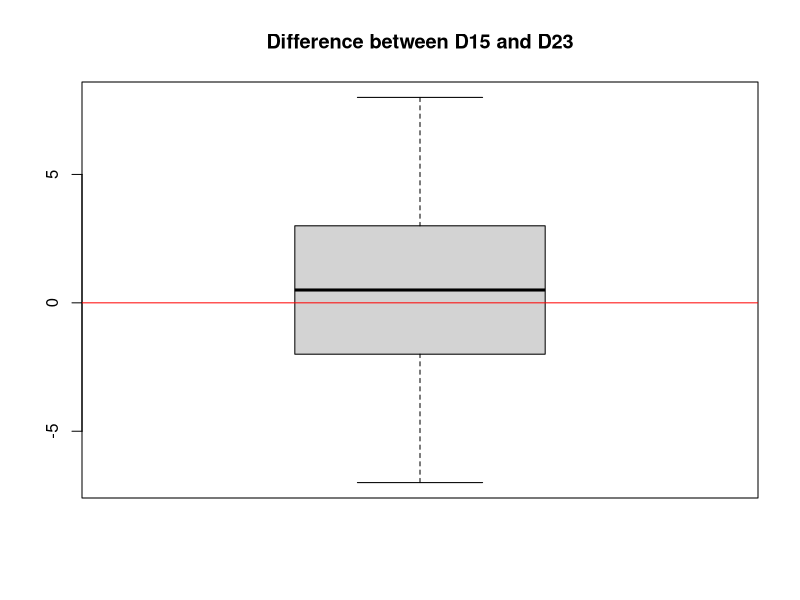

Generate this figure with R:
big_five_df <- read.csv2("big_5_df.csv")

# 1.2 calculate the dimensions D1 to D5

D1 <- (6 - big_five_df$BF1) + big_five_df$BF6
D2 <- big_five_df$BF2 + (6 - big_five_df$BF7)
D3 <- (6 - big_five_df$BF3) + big_five_df$BF8
D4 <- (6 - big_five_df$BF4) + big_five_df$BF9
D5 <- (6 - big_five_df$BF5) + big_five_df$BF10

big_five_df <- cbind(big_five_df, D1, D2, D3, D4, D5)

# Exercise 1.3 Construct two new variables called D15 and D23, such that for each individual D15 is the sum of the D1 score and the D5 score; similarly, D23 is the sum of the D2 score and D3 score.

D15 <- D1 + D5
D23 <- D2 + D3

big_five_df <- cbind(big_five_df, D15, D23)

# Exercise 1.4 Evaluate if the population mean of D15 is significantly larger than the population mean of D23.

Diff <- D15 - D23

boxplot(Diff, main = "Difference between D15 and D23")
abline(0, 0, col = "red")

t.test(Diff, mu = 0, alternative = "greater")

# Or if we want to use the t-test for matched pairs

t.test(D15, D23, paired = TRUE, alternative = "greater")

# Data:  D15 and D23
# t = 1.1111, df = 49, p-value = 0.136
# alternative hypothesis: true mean difference is greater than 0

# So we can't reject the null hypothesis that the population mean of D15 is significantly larger than the population mean of D23.

# Exercise 1.5 Evaluate if the population mean of D15 for the male group is significantly different from the population mean of D15 for the female group (do not assume that the variances are equivalent). Repeat the analysis for D23, this time by assuming homogeneity of the variance between the two populations.

D15_M <- big_five_df$D15[big_five_df$Sesso == "m"]
D15_F <- big_five_df$D15[big_five_df$Sesso == "f"]

D15_M_F_t <- t.test(D15_M, D15_F, var.equal = FALSE)

D23_M <- big_five_df$D23[big_five_df$Sesso == "m"]
D23_F <- big_five_df$D23[big_five_df$Sesso == "f"]

D23_M_F_t <- t.test(D23_M, D23_F, var.equal = TRUE)

print(D15_M_F_t)
print(D23_M_F_t)

# Exercise 1.6 Evaluate if the population mean of D15 for students belonging to the first two academic years  is significantly smaller than the population mean of D15 for students belonging to the last three academic  years (without homogeneity of variance assumption).



# Exercise 1.7 Evaluate if Age is significantly different from 23.

Age <- big_five_df$Eta

t_age_eq_23 <- t.test(Age, mu = 23)
print(t_age_eq_23)
